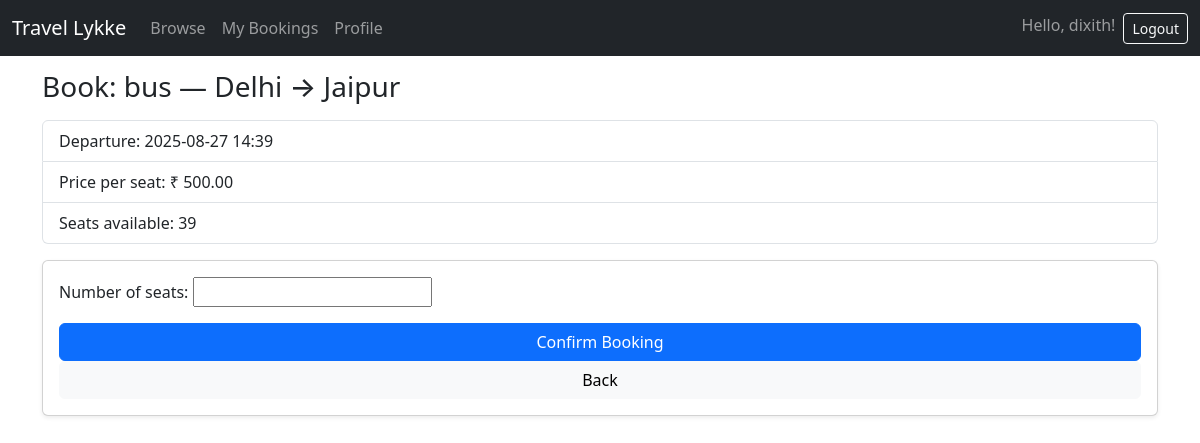
The page /travel-options/1/book/ (signed in) on the database its author committed.
### bookings/models.py (models this page shows, shortened)
class TravelOption(models.Model):
    TYPE_CHOICES = [
        ('FLIGHT', 'Flight'),
        ('TRAIN', 'Train'),
        ('BUS', 'Bus'),
    ]
    type = models.CharField(max_length=10, choices=TYPE_CHOICES)
    source = models.CharField(max_length=100)
    destination = models.CharField(max_length=100)
    departure_datetime = models.DateTimeField()
    price = models.DecimalField(max_digits=10, decimal_places=2)
    available_seats = models.PositiveIntegerField(default=0)

### bookings/views.py (the view)
# urls.py: path('travel-options/<int:pk>/book/', views.book_option, name='book-option'),
@login_required
def book_option(request, pk):
    with transaction.atomic():
        travel = TravelOption.objects.select_for_update().get(pk=pk)
        if request.method == 'POST':
            form = BookingForm(request.POST, travel_option=travel)
            if form.is_valid():
                seats = form.cleaned_data['number_of_seats']
                if seats > travel.available_seats:
                    messages.error(request, "Not enough seats available.")
                    return redirect('travel-options')
                total = seats * float(travel.price)
                booking = Booking.objects.create(
                    user=request.user,
                    travel_option=travel,
                    number_of_seats=seats,
                    total_price=total,
                    status='CONFIRMED',
                )
                travel.available_seats -= seats
                travel.save()
                messages.success(request, f"Booking confirmed! ID: {booking.id}")
                return redirect('my-bookings')
        else:
            form = BookingForm(travel_option=travel)
        return render(request, 'bookings/booking_form.html', {'travel': travel, 'form': form})

### bookings/forms.py (shortened to what this page needs)
class BookingForm(forms.ModelForm):
    class Meta:
        model = Booking
        fields = ('number_of_seats',)
    def __init__(self, *args, **kwargs):
        self.travel_option = kwargs.pop('travel_option', None)
        super().__init__(*args, **kwargs)

### bookings/templates/bookings/booking_form.html (shortened to what this page needs)
{% extends 'bookings/base.html' %}
{% block content %}
  <h3 class="mb-3">Book: {{ travel.get_type_display }} — {{ travel.source }} → {{ travel.destination }}</h3>
  <ul class="list-group mb-3">
    <li class="list-group-item">Departure: {{ travel.departure_datetime|date:"Y-m-d H:i" }}</li>
    <li class="list-group-item">Price per seat: ₹ {{ travel.price }}</li>
    <li class="list-group-item">Seats available: {{ travel.available_seats }}</li>
  </ul>
  <form method="post" class="card card-body shadow-sm">
    {{ form.as_p }}
    <button class="btn btn-primary" {% if travel.available_seats == 0 %}disabled{% endif %}>Confirm Booking</button>
    <a class="btn btn-light" href="{% url 'travel-options' %}">Back</a>
  </form>
{% endblock %}

### bookings/templates/bookings/base.html (shortened to what this page needs)
{% load static %}
<!doctype html>
<html lang="en">
<head>
    <link href="https://cdn.jsdelivr.net/npm/bootstrap@5.3.3/dist/css/bootstrap.min.css" rel="stylesheet">
</head>
<body>
  <nav class="navbar navbar-expand-lg navbar-dark bg-dark fixed-top">
    <div class="container-fluid">
      <a class="navbar-brand" href="{% url 'travel-options' %}">Travel Lykke</a>
      <div class="collapse navbar-collapse" id="nav">
        <ul class="navbar-nav me-auto mb-2 mb-lg-0">
          <li class="nav-item"><a class="nav-link" href="{% url 'travel-options' %}">Browse</a></li>
          {% if user.is_authenticated %}
          <li class="nav-item"><a class="nav-link" href="{% url 'my-bookings' %}">My Bookings</a></li>
          <li class="nav-item"><a class="nav-link" href="{% url 'profile' %}">Profile</a></li>
          {% endif %}
        </ul>
        <ul class="navbar-nav">
          {% if user.is_authenticated %}
            <li class="nav-item"><span class="navbar-text me-2">Hello, {{ user.username }}!</span></li>
            <li class="nav-item"><a class="btn btn-outline-light btn-sm" href="{% url 'logout' %}">Logout</a></li>
          {% else %}
            <li class="nav-item"><a class="btn btn-outline-light btn-sm me-2" href="{% url 'login' %}">Login</a></li>
            <li class="nav-item"><a class="btn btn-warning btn-sm" href="{% url 'register' %}">Register</a></li>
          {% endif %}
        </ul>
      </div>
    </div>
  </nav>
  <main class="container">
    {% block content %}{% endblock %}
  </main>
</body>
</html>

### bookings/templates/bookings/base.html (style rules this page uses)
body { padding-top: 70px; }

### rows shown on the page
TravelOption: type "bus", source "Delhi", destination "Jaipur", departure_datetime "2025-08-27 14:39", price "500.00", available_seats "39"

### other values the page prints
{{ user.username }} "dixith"
